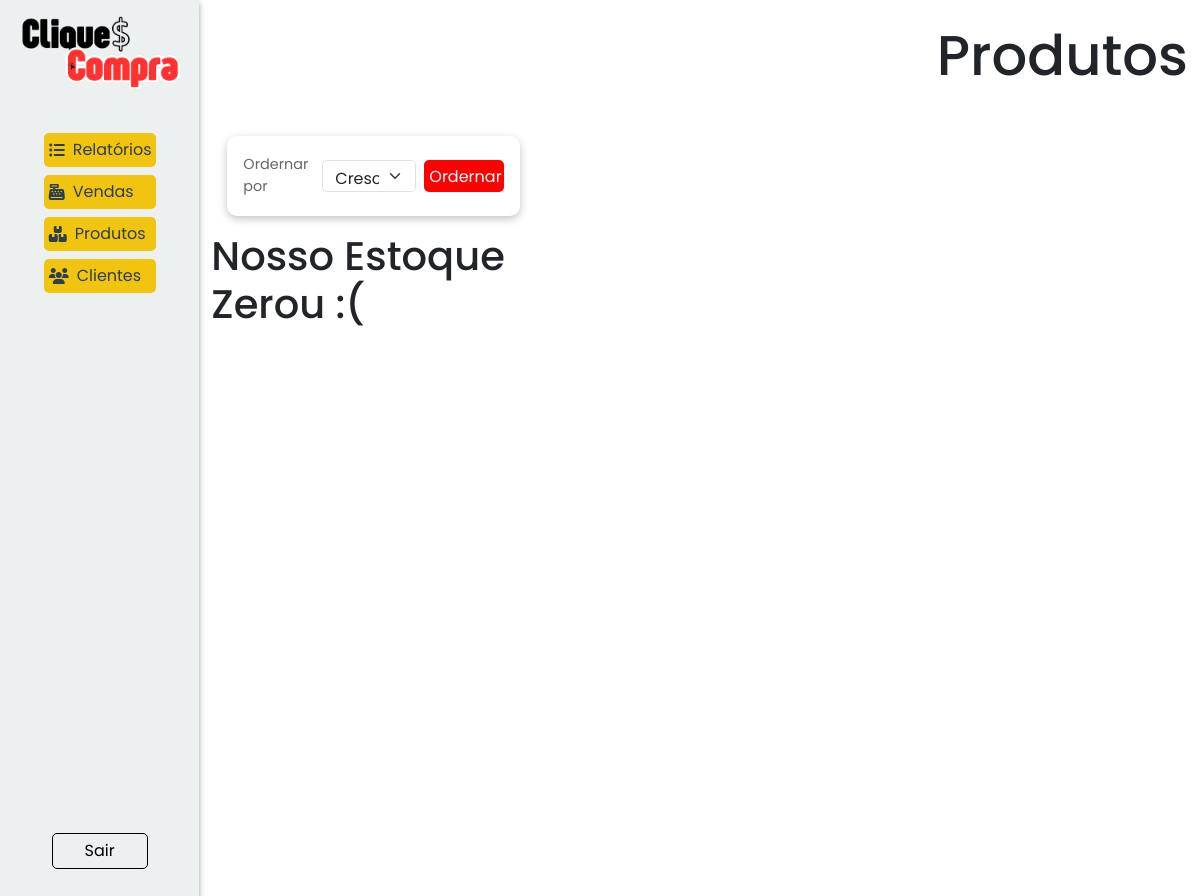
The app's page /produtos/ (signed in), older data.
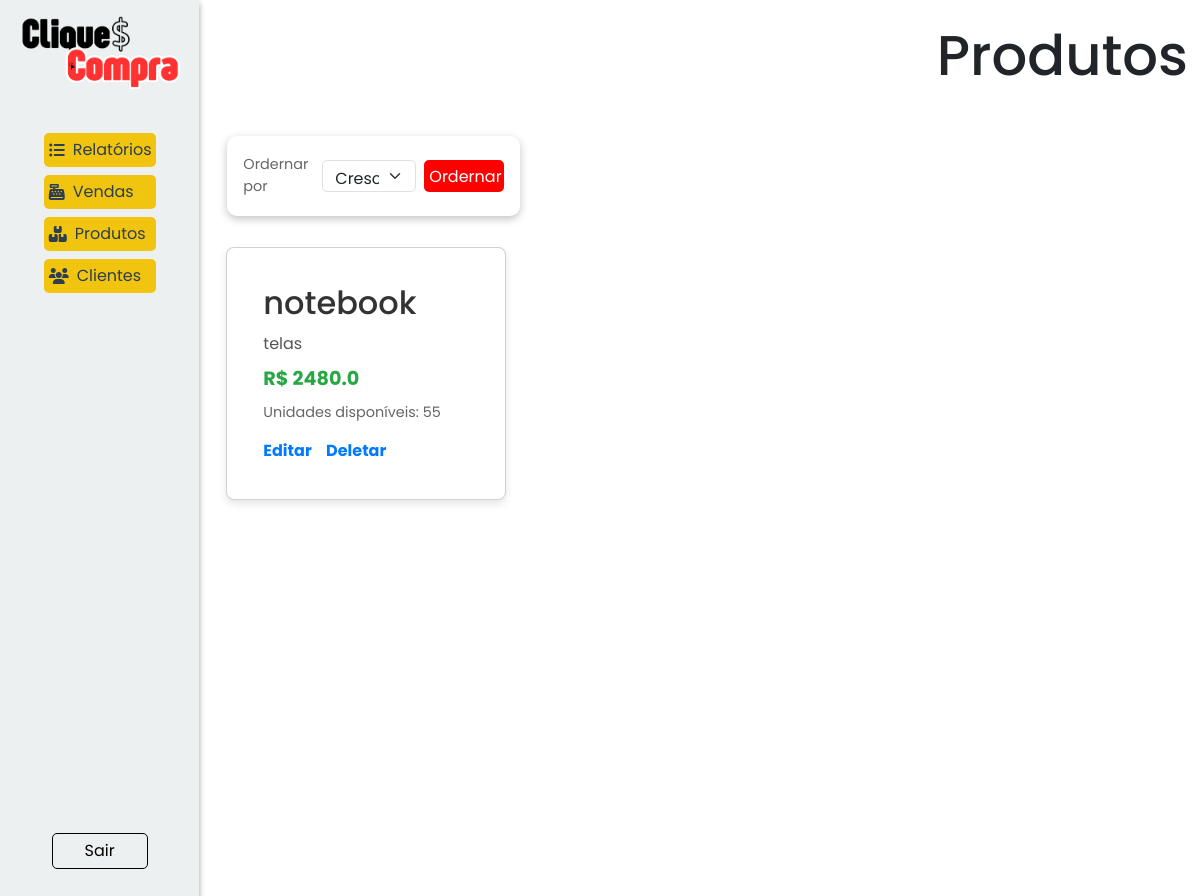
The same page, newer data.
### models/produtos.py (models this page shows, shortened)
class Produto(Base):
    __tablename__ = 'tb_produtos'
    pro_id: Mapped[int] = mapped_column(primary_key=True, autoincrement=True)
    pro_nome: Mapped[str] = mapped_column(nullable=False)
    pro_descricao: Mapped[str] = mapped_column(nullable=False)
    pro_preco: Mapped[float] = mapped_column(nullable=False)
    pro_estoque: Mapped[int] = mapped_column()
    @classmethod
    def all(cls, ordem = "crescente"):
        if ordem == "crescente":
            direcao = "ASC"
        elif ordem == "decrescente":
            direcao = "DESC"
        sql = text(f"SELECT * FROM tb_produtos ORDER BY pro_nome {direcao}")
        produtos = session.execute(sql).fetchall()
        return produtos

### controllers/produtos.py (the view)
@produto_bp.route('/', methods=['GET','POST'])
@login_required
def view():
    result = session.execute(text("SELECT name FROM sqlite_master WHERE type='trigger'")).fetchall()
    print(result)
    if request.method == 'POST':
        ordem = request.form['ordem']
        produtos = Produto.all(ordem=ordem)
    elif request.method == 'GET':
        produtos = Produto.all()
    return render_template('produtos/view.html', produtos = produtos)

### controllers/clientes.py (called while the page is built)
@login_manager.user_loader
def load_user(user_id):
    return Cliente.find(id=user_id)

### models/clientes.py (called while the page is built, shortened)
    @classmethod
    def find(cls, **kwargs):
        if 'email' in kwargs:
            return session.query(cls).filter_by(cli_email=kwargs['email']).first() #SELECT * FROM tb_clientes WHERE cli_email = email
        elif 'id' in kwargs:
            return session.query(cls).filter_by(cli_id=kwargs['id']).first() #SELECT * FROM tb_clientes WHERE cli_id = id
        else:
            raise AttributeError('A busca deve ser feita por email ou id.')

### templates/produtos/view.html (shortened to what this page needs)
{% extends "model.html" %}
{% block head_extras %}
<link rel="stylesheet" href="{{ url_for('static', filename='style/model.css') }}">
<link rel="stylesheet" href="{{ url_for('static', filename='style/itens.css') }}">
{% endblock %}
{% block content %}
<nav class="nav-reg">
    <img src="../../static/assets/cliqueconta.png" alt="Logo do CliqueCompra">
    <div class="links">
        <div class="links-nav">
            {% if current_user.cli_tipo == 'admin' %}
            <div class="dropdown">
                <button class="dropdown-button" onclick="toggleDropdown('relatorios-menu')">
                    <i class="fa-solid fa-list-ul"></i>
                    Relatórios
                </button>
            </div>
            <div class="dropdown">
                <button class="dropdown-button" onclick="toggleDropdown('vendas-menu')">
                    <i class="fa-solid fa-cash-register"></i>
                    Vendas
                </button>
            </div>
            {% endif %}
            <div class="dropdown">
                {% if current_user.cli_tipo == 'admin' %}
                <button class="dropdown-button" onclick="toggleDropdown('produtos-menu')">
                    <i class="fa-solid fa-boxes-stacked"></i>
                    Produtos</button>
            </div>
                {% endif %}
            {% if current_user.cli_tipo == 'admin' %}
            <div class="dropdown">
                <button class="dropdown-button" onclick="toggleDropdown('clientes-menu')">
                    <i class="fa-solid fa-users"></i>
                    Clientes
                </button>
            </div>
            {% endif %}
        </div>
        <a class='sair' href="{{url_for('cliente.logout')}}">Sair</a>
    </div>
</nav>
<div class="container">
    <header>
        <div class="titlepage">
            <h1>Produtos</h1>
        </div>
        <div class="filtro p-v">
            <span>Ordernar por</span>
            <form action="{{url_for('produtos.view')}}" method="post">
                <select name="ordem" id="filtro-cli" class="form-select">
                    <option value="crescente">Crescente</option>
                </select>
                <button type="submit">Ordernar</button>
            </form>
        </div>
    </header>
    <div class="row row-cols-1 row-cols-md-3 g-4">
        {% if produtos %}
        {% for produto in produtos%}
        <div class="col">
          <div class="card">
            <div class="card-body">
              <h5 class="card-title">{{produto.pro_nome}}</h5>
              <p class="card-text">{{produto.pro_descricao}}</p>
              <h6 class="card-subtitle"> R$ {{produto.pro_preco}}</h6>
              <span>Unidades disponíveis: {{produto.pro_estoque}}</span>
              {%  if current_user.cli_tipo == 'admin'  %}
              <div class="links-p">
                  <a href="{{url_for('produtos.edit', pro_id=produto.pro_id)}}">Editar</a>
                  <a href="#"onclick="return confirmarDeletar('{{url_for('produtos.remove', pro_id=produto.pro_id)}}')">Deletar</a>
              </div>
              {% endif %}
            </div>
          </div>
        </div>
        {%endfor%}
        {%else%}
        <h1>Nosso Estoque Zerou :(</h1>
        {%endif%}
    </div>
</div>
{% endblock %}

### templates/model.html (shortened to what this page needs)
<!DOCTYPE html>
<html lang="en">
<head>
    <link rel="stylesheet" href="https://cdn.jsdelivr.net/npm/bootstrap@5.3.3/dist/css/bootstrap.min.css">
    {% block head_extras %}
    {% endblock %}
</head>
<body>
    {% block content %}{% endblock %}
</body>
</html>

### static/style/model.css (style rules this page uses)
* { padding: 0; margin: 0; box-sizing: border-box; font-family: "Poppins", serif; }
body { display: flex; min-width: 100vw; min-height: 100vh; background-color: #FFFFFF; }
.dropdown { width: 100%; display: flex; flex-direction: column; align-items: center; justify-content: center; }

### static/style/itens.css (style rules this page uses)
.card { background: #fff; border-radius: 8px; box-shadow: 0 4px 8px rgba(0, 0, 0, 0.1); padding: 20px; margin: 15px; transition: transform 0.2s, box-shadow 0.2s; }
.card-title { font-size: 2rem; color: #333; margin-bottom: 10px; }
.card-text { font-size: 1rem; color: #555; margin-bottom: 15px; }
.card-subtitle { font-size: 1.2rem; font-weight: bold; color: #28a745; margin-bottom: 10px; }
.links-p { margin-top: 15px; }
.links-p a { text-decoration: none; color: #007bff; font-weight: bold; margin-right: 10px; transition: color 0.2s; }
span { font-size: 0.9rem; color: #666; }

Row changes from the older to the newer data that the page shows:
added Produto: pro_nome "notebook", pro_descricao "telas", pro_preco "2480.0", pro_estoque "55"
Text that changed along with them:
text no longer shown: "Nosso Estoque Zerou :("
